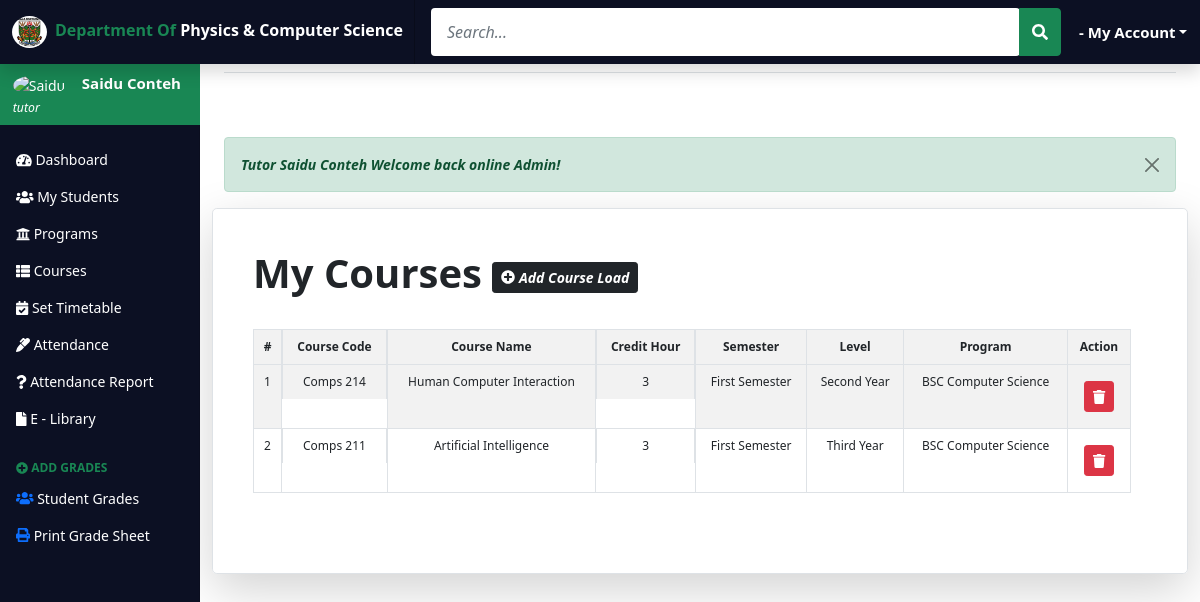
Screenshot of /tutor/faculty-add-course.php (signed in) with the database file from the repository.
### tables this page shows
CREATE TABLE IF NOT EXISTS `tbltutorcourses` (
  `tut_courseID` int(11) NOT NULL AUTO_INCREMENT,
  `tut_ID` int(11) DEFAULT NULL,
  `prog_ID` int(11) DEFAULT NULL,
  `course_ID` int(11) DEFAULT NULL,
  `level_ID` int(11) DEFAULT NULL,
  `sem_ID` int(11) DEFAULT NULL,
  PRIMARY KEY (`tut_courseID`),
  KEY `tut_ID` (`tut_ID`),
  KEY `prog_ID` (`prog_ID`),
  KEY `course_ID` (`course_ID`),
  KEY `level_ID` (`level_ID`),
  KEY `sem_ID` (`sem_ID`)
);

CREATE TABLE IF NOT EXISTS `tblcourses` (
  `Course_ID` int(11) NOT NULL AUTO_INCREMENT,
  `course_code` varchar(10) DEFAULT NULL,
  `course_name` varchar(50) DEFAULT NULL,
  `credit_hour` int(11) DEFAULT NULL,
  `tut_ID` int(11) DEFAULT NULL,
  `sem_ID` int(11) DEFAULT NULL,
  `level_ID` int(11) DEFAULT NULL,
  `prog_ID` int(11) DEFAULT NULL,
  `courseimage` varchar(255) NOT NULL,
  PRIMARY KEY (`Course_ID`),
  KEY `tut_ID` (`tut_ID`),
  KEY `sem_ID` (`sem_ID`),
  KEY `level_ID` (`level_ID`),
  KEY `prog_ID` (`prog_ID`)
);

CREATE TABLE IF NOT EXISTS `tblsemester` (
  `sem_ID` int(11) NOT NULL AUTO_INCREMENT,
  `semester_Name` varchar(50) DEFAULT NULL,
  PRIMARY KEY (`sem_ID`)
);

CREATE TABLE IF NOT EXISTS `tbllevel` (
  `level_ID` int(11) NOT NULL AUTO_INCREMENT,
  `level_Name` varchar(50) DEFAULT NULL,
  PRIMARY KEY (`level_ID`)
);

CREATE TABLE IF NOT EXISTS `tblprograms` (
  `prog_ID` int(11) NOT NULL AUTO_INCREMENT,
  `program_Name` varchar(50) DEFAULT NULL,
  PRIMARY KEY (`prog_ID`)
);

### tutor/faculty-add-course.php (the view, shortened to what this page needs)
<?php
 require 'faculty-dashboard-header.php';
 require 'faculty-dashboard-sidebar.php';
?>
    <main class="col-md-9 ms-sm-auto col-lg-10 px-md-4 mt-5">
<div class="row">
<div class="col-md-12">
<div class="my-5">
            <?php
            if(isset($_SESSION['status']) && ($_SESSION['type'] == "success"))
            {
                ?>
                    <div class="alert alert-success alert-dismissible fade show fw-bold fst-italic mt-3" role="alert">
                    <strong>Tutor <?php echo $_SESSION['firstname']." ".$_SESSION['lastname']; ?> </strong> <?php echo $_SESSION['status']; ?>
                    <button type="button" class="btn-close" data-bs-dismiss="alert" aria-label="Close"></button>
                    </div>
                <?php
            }else if (isset($_SESSION['status']) && ($_SESSION['type'] == "error")){
            ?>
                    <div class="alert alert-danger alert-dismissible fade show fw-bold fst-italic" role="alert">
                            <strong>Tutor <?php echo $_SESSION['firstname']." ".$_SESSION['lastname']; ?></strong> <?php echo $_SESSION['status']; ?>
                            <button type="button" class="btn-close" data-bs-dismiss="alert" aria-label="Close"></button>
                            </div>
                    <?php
                         unset($_SESSION['status']);
                    }
                ?>
    <div class="row p-4 pb-0 pe-lg-3 align-items-center rounded-3 border shadow-lg">
      <div class="p-3 pt-lg-3">
  <h6 class="display-6 fw-bold lh-2">My Courses <span class="btn btn-dark btn-sm fst-italic fw-bold" data-bs-toggle="modal" data-bs-target="#Modal1"><i class="fas fa-plus-circle"></i> Add Course Load</span></h6>
    <div class="row row-cols-1  align-items-stretch g-4 py-5">
<div class="row">
<div class="col-md-12">
<table class="table table-striped table-bordered table-hover table-responsive" style="font-size:12px" cellspacing="0">
<tr class="text-center">
            <th scope="col">#</th>
            <th scope="col" class="d-none d-md-block d-lg-block">Course Code</th>
            <th scope="col">Course Name</th>
            <th scope="col" class="d-none d-md-block d-lg-block">Credit Hour</th>
            <th scope="col" >Semester</th>
            <th scope="col">Level</th>
            <th scope="col">Program</th>
            <th scope="col">Action</th>
          </tr>
          <tbody class="text-center">
          <tr>
  <?php
  include '../includes/connection.php';
      $tut_id = $_SESSION['id'];
      $sql = "SELECT * FROM `tbltutorcourses`
      JOIN tblprograms ON tblprograms.prog_ID  = tbltutorcourses.prog_ID
      JOIN tblcourses ON tblcourses.Course_ID = tbltutorcourses.course_ID
      JOIN tbllevel ON tbllevel.level_ID = tbltutorcourses.level_ID
      JOIN tblsemester ON tblsemester.sem_ID = tbltutorcourses.sem_ID
      JOIN tbltutor ON tbltutor.id = tbltutorcourses.tut_ID
      WHERE tbltutorcourses.tut_ID = '$tut_id'";
      $result = mysqli_query($conn, $sql);
          if(!empty($result) && mysqli_num_rows($result) > 0) {
        while ($row = mysqli_fetch_assoc($result)){ ?>
            <td><?php echo $row['tut_courseID'];?></td>
            <td class="d-none d-md-block d-lg-block"><?php echo $row['course_code'];?></td>
            <td><?php echo $row['course_name'];?></td>
            <td class="d-none d-md-block d-lg-block"><?php echo $row['credit_hour'];?></td>
            <td><?php echo $row['semester_Name'];?></td>
            <td><?php echo $row['level_Name'];?></td>
            <td><?php echo $row['program_Name'];?></td>
            <td>
            <div class="btn-group py-2">
  <a href="controller.php?facultydeletecourse=<?php echo $row['tut_courseID'];?>" class="text-white mr-2 text-decoration-none btn btn-danger btn-sm" onclick="return confirm('Do you want to remove this course?')";
    title="Delete"><i class="fas fa-trash"></i> </a>
</div>
</td>
          </tr>
     <?php }
        }
        ?>
</table>
</div>
</div>
</main>
<?php require 'faculty-dashboard-footer.php';?>

### assets/css/dashboard.css (style rules this page uses)
:root { --bs-blue: #0d6efd; --bs-indigo: #6610f2; --bs-purple: #6f42c1; --bs-pink: #d63384; --bs-red: #dc3545; --bs-orange: #fd7e14; --bs-yellow: #ffc107; --bs-green: #198754; --bs-teal: #20c997; --bs-cyan: #0dcaf0; --bs-white: #fff; --bs-gray: #6c757d; --bs-gray-dark: #343a40; --bs-primary: #0d6efd; --bs-secondary: #6c757d; --bs-success: #198754; --bs-info: #0dcaf0; --bs-warning: #ffc107; --bs-danger: #dc3545; --bs-light: #f8f9fa; --bs-dark: #212529; --dark: #0c1023; --bs-font-sans-serif: system-ui,-apple-system,"Segoe UI",Roboto,"Helvetica Neue",Arial,"Noto Sans","Liberation Sans",sans-serif,"Apple Color Emoji","Segoe UI Emoji","Segoe UI Symbol","Noto Color Emoji"; --bs-font-monospace: SFMono-Regular,Menlo,Monaco,Consolas,"Liberation Mono","Courier New",monospace; --bs-gradient: linear-gradient(180deg, rgba(255, 255, 255, 0.15), rgba(255, 255, 255, 0)); }
body { font-size: .875rem; }
.text-center { text-align: center !important; }

### rows the page displays
tbltutorcourses: tut_courseID "1", course_ID.course_code "Comps 214", course_ID.course_name "Human Computer Interaction", course_ID.credit_hour "3", sem_ID.semester_Name "First Semester", level_ID.level_Name "Second Year", prog_ID.program_Name "BSC Computer Science"
tbltutorcourses: tut_courseID "2", course_ID.course_code "Comps 211", course_ID.course_name "Artificial Intelligence", course_ID.credit_hour "3", sem_ID.semester_Name "First Semester", level_ID.level_Name "Third Year", prog_ID.program_Name "BSC Computer Science"

### other values shown
$_SESSION['firstname'] "Saidu"
$_SESSION['lastname'] "Conteh"
$_SESSION['status'] "Welcome back online Admin!"
